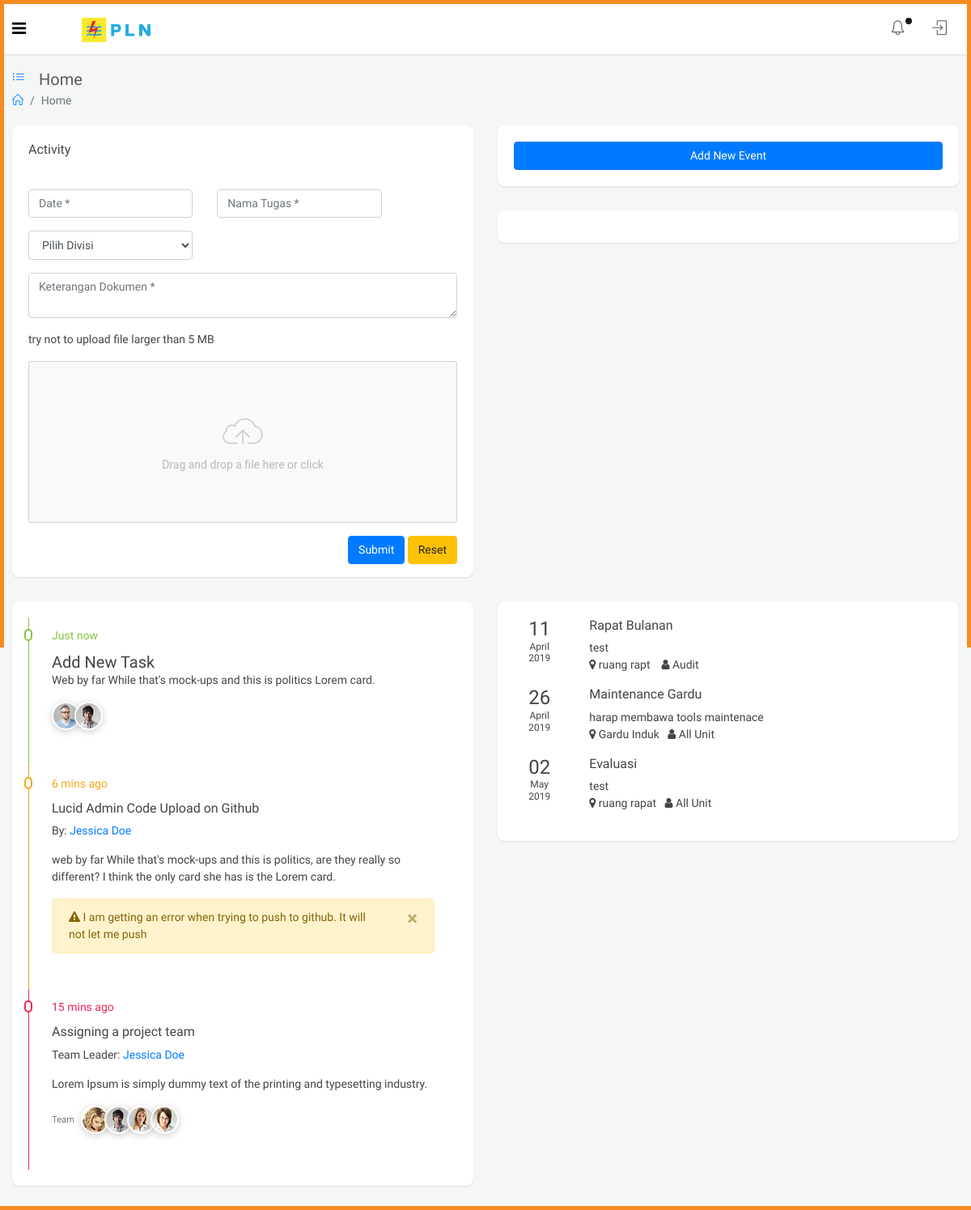
/ (signed in), run on the app's committed database.
### tables this page shows
CREATE TABLE `event` (
  `id` int(11) NOT NULL,
  `event_name` varchar(255) NOT NULL,
  `priority` varchar(15) NOT NULL,
  `date_start` varchar(20) NOT NULL,
  `date_end` varchar(20) NOT NULL,
  `id_unit` int(11) NOT NULL,
  `location` varchar(255) NOT NULL,
  `description` text
);

CREATE TABLE `unit_kerja` (
  `id` int(11) NOT NULL,
  `kode_unit` char(2) NOT NULL,
  `nama_unit` varchar(50) NOT NULL
);

### proses/config.php (called while the page is built, shortened)
<?php
$site_url ='http://localhost/pln';
(!empty($_GET['route'])) ? $route=explode('/',$_GET['route']) : $route=null ;
(!empty($route[0])) ? $page=$route[0].'/' : $page=null ;
(!empty($route[1])) ? $action=$route[1].'.php' : $action='home.php' ;
?>

### proses/connection.php (called while the page is built, shortened)
<?php
include_once 'config.php';
$conn = mysqli_connect($db_server, $db_user, $db_pass, $db_name);
function query($query)
{
    global $conn;
    $result = mysqli_query($conn, $query);
    $rows = [];
    while ($row = mysqli_fetch_assoc($result)) {
        $rows[] = $row;
    }
    return $rows;
}

### page/home.php (the view, shortened to what this page needs)
<?php
$current_date=(date('Y-m-d'));
$event = query("SELECT * FROM event left join unit_kerja on event.id_unit = unit_kerja.id where date_start>=$current_date order by date_start ASC");
?>
<div id="main-content">
    <div class="container-fluid">
        <div class="block-header">
            <div class="row">
                <div class="col-lg-6 col-md-8 col-sm-12">
                    <h2><a href="javascript:void(0);" class="btn btn-xs btn-link btn-toggle-fullwidth"><i class="icon-list"></i></a>
                        Home</h2>
                    <ul class="breadcrumb">
                        <li class="breadcrumb-item"><a href="index.php"><i class="icon-home"></i></a></li>
                        <li class="breadcrumb-item active">Home</li>
                    </ul>
                </div>
            </div>
        </div>
        <div class="row clearfix">
            <div class="col-lg-6 col-md-12">
                <div class="card">
                    <div class="header">
                        <h2>Activity</h2>
                    </div>
                    <div class="body">
                        <div class="row clearfix">
                            <div class="col-md-5 col-sm-12">
                                <div class="form-group">
                                    <input type="text" id="tgl" data-provide="datepicker" data-date-autoclose="true" class="form-control" placeholder="Date *">
                                </div>
                            </div>
                            <div class="col-sm-5">
                                <div class="form-group">
                                    <input type="text" id="nama" class="form-control" placeholder="Nama Tugas *">
                                </div>
                            </div>
                            <div class="col-md-5 col-sm-12">
                                <div class="form-group">
                                    <select class="form-control show-tick" id="opt">
                                        <option selected disabled>Pilih Divisi</option>
                                    </select>
                                </div>
                            </div>
                            <div class="col-sm-6 col-sm-12">
                                <div class="form-group">
                                    <textarea class="form-control" rows="2" placeholder="Keterangan Dokumen *"></textarea>
                                </div>
                            </div>
                            <div class="col-lg-12 col-md-12 col-sm-12">
                                <div class="form-group">
                                    <p>try not to upload file larger than 5 MB</p>
                                </div>
                            </div>
                        </div>
                        <div class="form-group pull-right">
                            <button type="button" class="btn btn-primary" onclick="inserttmb()">Submit</button>
                            <button type="reset" class="btn btn-warning">Reset</button>
                        </div>
                    </div>
                </div>
            </div>
            <div class="col-lg-6">
                <div class="card">
                    <div class="body">
                        <button type="button" class="btn btn-primary btn-block" data-toggle="modal" data-target="#addevent">Add New Event</button>
                    </div>
                </div>
                <div class="card">
                    <div class="body">
                    </div>
                </div>
            </div>
        </div>
        <div class="row clearfix">
            <div class="col-lg-6">
                <div class="card">
                    <div class="body">
                        <div class="timeline-item green">
                            <span class="date">Just now</span>
                            <h5>Add New Task</h5>
                            <p>Web by far While that's mock-ups and this is politics Lorem card.</p>
                            <ul class="list-unstyled team-info">
                                <li><img src="<?= $site_url ?>/assets/images/xs/avatar1.jpg" data-toggle="tooltip" data-placement="top" title="" alt="Avatar" data-original-title="Bernardo Galaviz"></li>
                                <li><img src="<?= $site_url ?>/assets/images/xs/avatar5.jpg" data-toggle="tooltip" data-placement="top" title="" alt="Avatar" data-original-title="Mike Litorus"></li>
                            </ul>
                        </div>
                        <div class="timeline-item warning">
                            <span class="date">6 mins ago</span>
                            <h6>Lucid Admin Code Upload on Github</h6>
                            <span>By: <a href="javascript:void(0);" title="">Jessica Doe</a></span>
                            <div class="msg">
                                <p>web by far While that's mock-ups and this is politics, are they really so different? I think the only card she has is the Lorem card.</p>
                                <div class="alert alert-warning alert-dismissible" role="alert">
                                    <button type="button" class="close" data-dismiss="alert" aria-label="Close"><span aria-hidden="true">×</span></button>
                                    <i class="fa fa-warning"></i> I am getting an error when trying to push to github. It will not let me push
                                </div>
                            </div>
                        </div>
                        <div class="timeline-item danger">
                            <span class="date">15 mins ago</span>
                            <h6>Assigning a project team</h6>
                            <span>Team Leader: <a href="javascript:void(0);" title="">Jessica Doe</a></span>
                            <div class="msg">
                                <p>Lorem Ipsum is simply dummy text of the printing and typesetting industry.</p>
                                <ul class="list-unstyled team-info">
                                    <li class="m-r-15"><small class="text-muted">Team</small></li>
                                    <li><img src="<?= $site_url ?>/assets/images/xs/avatar4.jpg" data-toggle="tooltip" data-placement="top" title="" alt="Avatar" data-original-title="Chris Fox"></li>
                                    <li><img src="<?= $site_url ?>/assets/images/xs/avatar5.jpg" data-toggle="tooltip" data-placement="top" title="" alt="Avatar" data-original-title="Joge Lucky"></li>
                                    <li><img src="<?= $site_url ?>/assets/images/xs/avatar6.jpg" data-toggle="tooltip" data-placement="top" title="" alt="Avatar" data-original-title="Isabella"></li>
                                    <li><img src="<?= $site_url ?>/assets/images/xs/avatar2.jpg" data-toggle="tooltip" data-placement="top" title="" alt="Avatar" data-original-title="Jeffrey Warden"></li>
                                </ul>
                            </div>
                        </div>
                    </div>
                </div>
            </div>
            <div class="col-lg-6">
                <div class="card">
                    <div class="body">
                        <?php foreach ($event as $value) :
                            $date=date('Y-F-d',strtotime($value['date_start']));
                            $date=explode('-',$date);
                            ?>
                            <div class="event-name row">
                                <div class="col-2 text-center">
                                    <h4><?= $date[2] ?><span><?= $date[1] ?></span><span><?= $date[0] ?></span></h4>
                                </div>
                                <div class="col-10">
                                    <h6><?= $value['event_name'] ?></h6>
                                    <p><?= $value['description'] ?></p>
                                    <address><i class="fa fa-map-marker"></i> <?= $value['location'] ?>&nbsp;&nbsp;&nbsp;<i class="fa fa-user"></i> <?= ($value['nama_unit']) ? $value['nama_unit'] : 'All Unit'  ?></address>
                                </div>
                            </div>
                        <?php endforeach; ?>
                    </div>
                </div>
            </div>
        </div>
    </div>
</div>

### header.php (shortened to what this page needs)
<!doctype html>
<html lang="en">
<head>
    <link rel="stylesheet" href="<?= $site_url ?>/assets/vendor/bootstrap/css/bootstrap.min.css">
    <link rel="stylesheet" href="<?= $site_url ?>/assets/vendor/font-awesome/css/font-awesome.min.css">
    <link rel="stylesheet" href="<?= $site_url ?>/assets/vendor/chartist/css/chartist.min.css">
    <link rel="stylesheet" href="<?= $site_url ?>/assets/vendor/chartist-plugin-tooltip/chartist-plugin-tooltip.css">
    <link rel="stylesheet" href="<?= $site_url ?>/assets/vendor/toastr/toastr.min.css">
    <link rel="stylesheet" href="<?= $site_url ?>/assets/vendor/bootstrap-datepicker/css/bootstrap-datepicker3.min.css">
    <link rel="stylesheet" href="<?= $site_url ?>/assets/vendor/dropify/css/dropify.min.css">
    <link rel="stylesheet" href="<?= $site_url ?>/assets/vendor/jvectormap/jquery-jvectormap-2.0.3.min.css" />
    <link rel="stylesheet" href="<?= $site_url ?>/assets/vendor/morrisjs/morris.min.css" />
    <link rel="stylesheet" href="<?= $site_url ?>/assets/vendor/nestable/jquery-nestable.css" />
    <link rel="stylesheet" href="<?= $site_url ?>/assets/vendor/fullcalendar/fullcalendar.min.css">
    <link rel="stylesheet" href="<?= $site_url ?>/assets/vendor/jquery-datatable/dataTables.bootstrap4.min.css">
    <link rel="stylesheet" href="<?= $site_url ?>/assets/vendor/summernote/dist/summernote.css"/>
    <link rel="stylesheet" href="<?= $site_url ?>/assets/css/inbox.css">
    <link rel="stylesheet" href="<?= $site_url ?>/assets/css/main.css">
    <link rel="stylesheet" href="<?= $site_url ?>/assets/css/color_skins.css">
</head>
<body class="theme-orange">
    <div id="wrapper">
        <?php
        require_once 'navbar.php';
        ?>

### navbar.php (shortened to what this page needs)
<nav class="navbar navbar-fixed-top">
    <div class="container-fluid">
        <div class="navbar-btn">
            <button type="button" class="btn-toggle-offcanvas"><i class="lnr lnr-menu fa fa-bars"></i></button>
        </div>
        <div class="navbar-brand">
            <a href="<?= $site_url ?>"><img src="<?= $site_url ?>/assets/img/logo_PLN.png"
                    alt="PLN Logo" class="img-responsive logo"></a>
        </div>
        <div class="navbar-right">
            <div id="navbar-menu">
                <ul class="nav navbar-nav">
                    <li class="dropdown">
                        <a href="javascript:void(0);" class="dropdown-toggle icon-menu" data-toggle="dropdown">
                            <i class="icon-bell"></i>
                            <span class="notification-dot"></span>
                        </a>
                    </li>
                    <li><a href="<?= $site_url ?>/proses/logout.php" class="icon-menu"><i class="icon-login"></i></a></li>
                </ul>
            </div>
        </div>
    </div>
</nav>

### index.php (shortened to what this page needs)
<?php
include_once 'proses/connection.php';
include_once 'header.php';
if(file_exists('page/'.$page.$action)){
include_once 'page/'.$page.$action;
}else{
   echo '<script>window.location.href = "'.$site_url.'/404.php";</script>';
}
include_once 'footer.php';

### footer.php (shortened to what this page needs)
</body>
</html>

### assets/css/color_skins.css (style rules this page uses)
.theme-orange:before,.theme-orange:after { background:#f68c1f }
.theme-orange #wrapper:before,.theme-orange #wrapper:after { background:#f68c1f }

### data on the page
event: date_start "11", date_start "April", date_start "2019", event_name "Rapat Bulanan", description "test", location "ruang rapt", unit_kerja.nama_unit "Audit"
event: date_start "26", date_start "April", date_start "2019", event_name "Maintenance Gardu", description "harap membawa tools maintenace", location "Gardu Induk", shows "All Unit"
event: date_start "02", date_start "May", date_start "2019", event_name "Evaluasi", description "test", location "ruang rapat", shows "All Unit"
